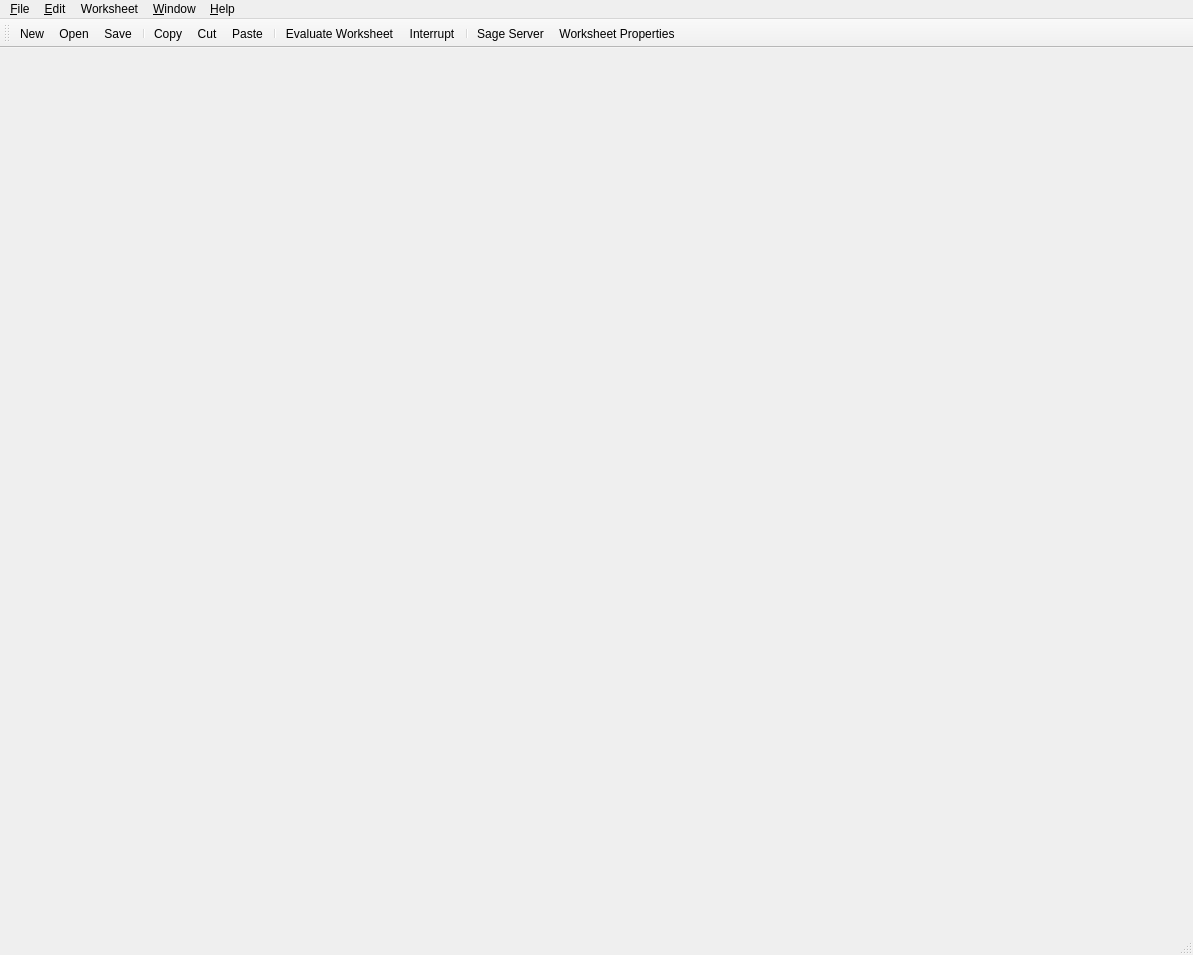
<?xml version="1.0" encoding="UTF-8"?>
<ui version="4.0">
 <class>MainWindow</class>
 <widget class="QMainWindow" name="MainWindow">
  <property name="geometry">
   <rect>
    <x>0</x>
    <y>0</y>
    <width>1193</width>
    <height>955</height>
   </rect>
  </property>
  <property name="windowTitle">
   <string>MainWindow</string>
  </property>
  <widget class="QWidget" name="centralwidget"/>
  <widget class="QMenuBar" name="menubar">
   <property name="geometry">
    <rect>
     <x>0</x>
     <y>0</y>
     <width>1193</width>
     <height>22</height>
    </rect>
   </property>
   <widget class="QMenu" name="menu_File">
    <property name="title">
     <string>&amp;File</string>
    </property>
    <addaction name="actionNew"/>
    <addaction name="actionOpen"/>
    <addaction name="actionRecent"/>
    <addaction name="separator"/>
    <addaction name="actionSave"/>
    <addaction name="actionSaveAs"/>
    <addaction name="actionSaveAll"/>
    <addaction name="separator"/>
    <addaction name="actionPrint"/>
    <addaction name="separator"/>
    <addaction name="actionClose"/>
    <addaction name="actionQuit"/>
   </widget>
   <widget class="QMenu" name="menu_Edit">
    <property name="title">
     <string>&amp;Edit</string>
    </property>
    <addaction name="actionCopy"/>
    <addaction name="actionCut"/>
    <addaction name="actionPaste"/>
    <addaction name="separator"/>
   </widget>
   <widget class="QMenu" name="menuHelp">
    <property name="title">
     <string>&amp;Help</string>
    </property>
    <addaction name="actionAbout"/>
    <addaction name="actionOnlineDocumentation"/>
   </widget>
   <widget class="QMenu" name="menuWindow">
    <property name="title">
     <string>&amp;Window</string>
    </property>
   </widget>
   <widget class="QMenu" name="menuWorksheet">
    <property name="title">
     <string>Worksheet</string>
    </property>
    <addaction name="actionHideAllOutput"/>
    <addaction name="actionShowAllOutput"/>
    <addaction name="actionDeleteAllOutput"/>
    <addaction name="separator"/>
    <addaction name="actionEvaluateWorksheet"/>
    <addaction name="actionInterrupt"/>
    <addaction name="actionRestartWorksheet"/>
   </widget>
   <addaction name="menu_File"/>
   <addaction name="menu_Edit"/>
   <addaction name="menuWorksheet"/>
   <addaction name="menuWindow"/>
   <addaction name="menuHelp"/>
  </widget>
  <widget class="QStatusBar" name="statusbar"/>
  <widget class="QToolBar" name="toolBar">
   <property name="windowTitle">
    <string>toolBar</string>
   </property>
   <property name="toolButtonStyle">
    <enum>Qt::ToolButtonIconOnly</enum>
   </property>
   <property name="floatable">
    <bool>false</bool>
   </property>
   <attribute name="toolBarArea">
    <enum>TopToolBarArea</enum>
   </attribute>
   <attribute name="toolBarBreak">
    <bool>false</bool>
   </attribute>
   <addaction name="actionNew"/>
   <addaction name="actionOpen"/>
   <addaction name="actionSave"/>
   <addaction name="separator"/>
   <addaction name="actionCopy"/>
   <addaction name="actionCut"/>
   <addaction name="actionPaste"/>
   <addaction name="separator"/>
   <addaction name="actionEvaluateWorksheet"/>
   <addaction name="actionInterrupt"/>
   <addaction name="separator"/>
   <addaction name="actionSageServer"/>
   <addaction name="actionWorksheetProperties"/>
  </widget>
  <action name="actionOpen">
   <property name="icon">
    <iconset resource="resources.qrc">
     <normaloff>:/images/images/file2_30.png</normaloff>:/images/images/file2_30.png</iconset>
   </property>
   <property name="text">
    <string>&amp;Open...</string>
   </property>
   <property name="toolTip">
    <string>Open a worksheet</string>
   </property>
   <property name="shortcut">
    <string>Ctrl+O</string>
   </property>
  </action>
  <action name="actionNew">
   <property name="icon">
    <iconset resource="resources.qrc">
     <normaloff>:/images/images/add-item.png</normaloff>:/images/images/add-item.png</iconset>
   </property>
   <property name="text">
    <string>&amp;New...</string>
   </property>
   <property name="toolTip">
    <string>Create a new worksheet</string>
   </property>
   <property name="shortcut">
    <string>Ctrl+N</string>
   </property>
  </action>
  <action name="actionSave">
   <property name="icon">
    <iconset resource="resources.qrc">
     <normaloff>:/images/images/save.png</normaloff>:/images/images/save.png</iconset>
   </property>
   <property name="text">
    <string>&amp;Save</string>
   </property>
   <property name="toolTip">
    <string>Save the worksheet</string>
   </property>
   <property name="shortcut">
    <string>Ctrl+S</string>
   </property>
  </action>
  <action name="actionCopy">
   <property name="icon">
    <iconset resource="resources.qrc">
     <normaloff>:/images/images/copy-item.png</normaloff>:/images/images/copy-item.png</iconset>
   </property>
   <property name="text">
    <string>&amp;Copy</string>
   </property>
   <property name="toolTip">
    <string>Copy</string>
   </property>
   <property name="shortcut">
    <string>Ctrl+C</string>
   </property>
  </action>
  <action name="actionCut">
   <property name="icon">
    <iconset resource="resources.qrc">
     <normaloff>:/images/images/Scissors.png</normaloff>:/images/images/Scissors.png</iconset>
   </property>
   <property name="text">
    <string>Cu&amp;t</string>
   </property>
   <property name="toolTip">
    <string>Cut</string>
   </property>
   <property name="shortcut">
    <string>Ctrl+X</string>
   </property>
  </action>
  <action name="actionPaste">
   <property name="icon">
    <iconset resource="resources.qrc">
     <normaloff>:/images/images/paste2_30.png</normaloff>:/images/images/paste2_30.png</iconset>
   </property>
   <property name="text">
    <string>&amp;Paste</string>
   </property>
   <property name="toolTip">
    <string>Paste from clipboard</string>
   </property>
   <property name="shortcut">
    <string>Ctrl+V</string>
   </property>
  </action>
  <action name="actionPrint">
   <property name="icon">
    <iconset resource="resources.qrc">
     <normaloff>:/images/images/print.png</normaloff>:/images/images/print.png</iconset>
   </property>
   <property name="text">
    <string>&amp;Print...</string>
   </property>
   <property name="toolTip">
    <string>Print the worksheet</string>
   </property>
   <property name="shortcut">
    <string>Ctrl+P</string>
   </property>
  </action>
  <action name="actionSageServer">
   <property name="icon">
    <iconset resource="resources.qrc">
     <normaloff>:/images/images/server.png</normaloff>:/images/images/server.png</iconset>
   </property>
   <property name="text">
    <string>Sage Server</string>
   </property>
   <property name="toolTip">
    <string>Sage server to connect to</string>
   </property>
  </action>
  <action name="actionEvaluateWorksheet">
   <property name="icon">
    <iconset resource="resources.qrc">
     <normaloff>:/images/images/next-item.png</normaloff>:/images/images/next-item.png</iconset>
   </property>
   <property name="text">
    <string>Evaluate Worksheet</string>
   </property>
   <property name="toolTip">
    <string>Evaluate every cell in the worksheet</string>
   </property>
  </action>
  <action name="actionInterrupt">
   <property name="icon">
    <iconset resource="resources.qrc">
     <normaloff>:/images/images/delete-item.png</normaloff>:/images/images/delete-item.png</iconset>
   </property>
   <property name="text">
    <string>Interrupt</string>
   </property>
   <property name="toolTip">
    <string>Interrupt cell evaluation</string>
   </property>
  </action>
  <action name="actionWorksheetProperties">
   <property name="icon">
    <iconset resource="resources.qrc">
     <normaloff>:/images/images/processing-02.png</normaloff>:/images/images/processing-02.png</iconset>
   </property>
   <property name="text">
    <string>Worksheet Properties</string>
   </property>
   <property name="toolTip">
    <string>Edit the properties of the worksheet</string>
   </property>
  </action>
  <action name="actionRecent">
   <property name="icon">
    <iconset resource="resources.qrc">
     <normaloff>:/images/images/history3_30.png</normaloff>:/images/images/history3_30.png</iconset>
   </property>
   <property name="text">
    <string>Recent</string>
   </property>
  </action>
  <action name="actionQuit">
   <property name="text">
    <string>&amp;Quit</string>
   </property>
  </action>
  <action name="actionSaveAs">
   <property name="icon">
    <iconset resource="resources.qrc">
     <normaloff>:/images/images/save.png</normaloff>:/images/images/save.png</iconset>
   </property>
   <property name="text">
    <string>Save &amp;As...</string>
   </property>
   <property name="toolTip">
    <string>Save As...</string>
   </property>
  </action>
  <action name="actionAbout">
   <property name="text">
    <string>&amp;About</string>
   </property>
  </action>
  <action name="actionOnlineDocumentation">
   <property name="text">
    <string>Online Documentation</string>
   </property>
  </action>
  <action name="actionSaveAll">
   <property name="icon">
    <iconset resource="resources.qrc">
     <normaloff>:/images/images/save.png</normaloff>:/images/images/save.png</iconset>
   </property>
   <property name="text">
    <string>Save All</string>
   </property>
  </action>
  <action name="actionClose">
   <property name="icon">
    <iconset resource="resources.qrc">
     <normaloff>:/images/images/close_30.png</normaloff>:/images/images/close_30.png</iconset>
   </property>
   <property name="text">
    <string>Close</string>
   </property>
  </action>
  <action name="actionHideAllOutput">
   <property name="text">
    <string>Hide All Output</string>
   </property>
  </action>
  <action name="actionShowAllOutput">
   <property name="text">
    <string>Show All Output</string>
   </property>
  </action>
  <action name="actionDeleteAllOutput">
   <property name="text">
    <string>Delete All Output</string>
   </property>
  </action>
  <action name="actionEvaluate_All_Cells">
   <property name="text">
    <string>Evaluate Worksheet</string>
   </property>
  </action>
  <action name="actionInterrupt_Evaluation">
   <property name="text">
    <string>Interrupt Evaluation</string>
   </property>
  </action>
  <action name="actionRestartWorksheet">
   <property name="icon">
    <iconset resource="resources.qrc">
     <normaloff>:/images/images/reload.png</normaloff>:/images/images/reload.png</iconset>
   </property>
   <property name="text">
    <string>Restart Worksheet</string>
   </property>
  </action>
 </widget>
 <resources>
  <include location="resources.qrc"/>
 </resources>
 <connections>
  <connection>
   <sender>actionClose</sender>
   <signal>triggered()</signal>
   <receiver>MainWindow</receiver>
   <slot>close()</slot>
   <hints>
    <hint type="sourcelabel">
     <x>-1</x>
     <y>-1</y>
    </hint>
    <hint type="destinationlabel">
     <x>482</x>
     <y>360</y>
    </hint>
   </hints>
  </connection>
 </connections>
</ui>
